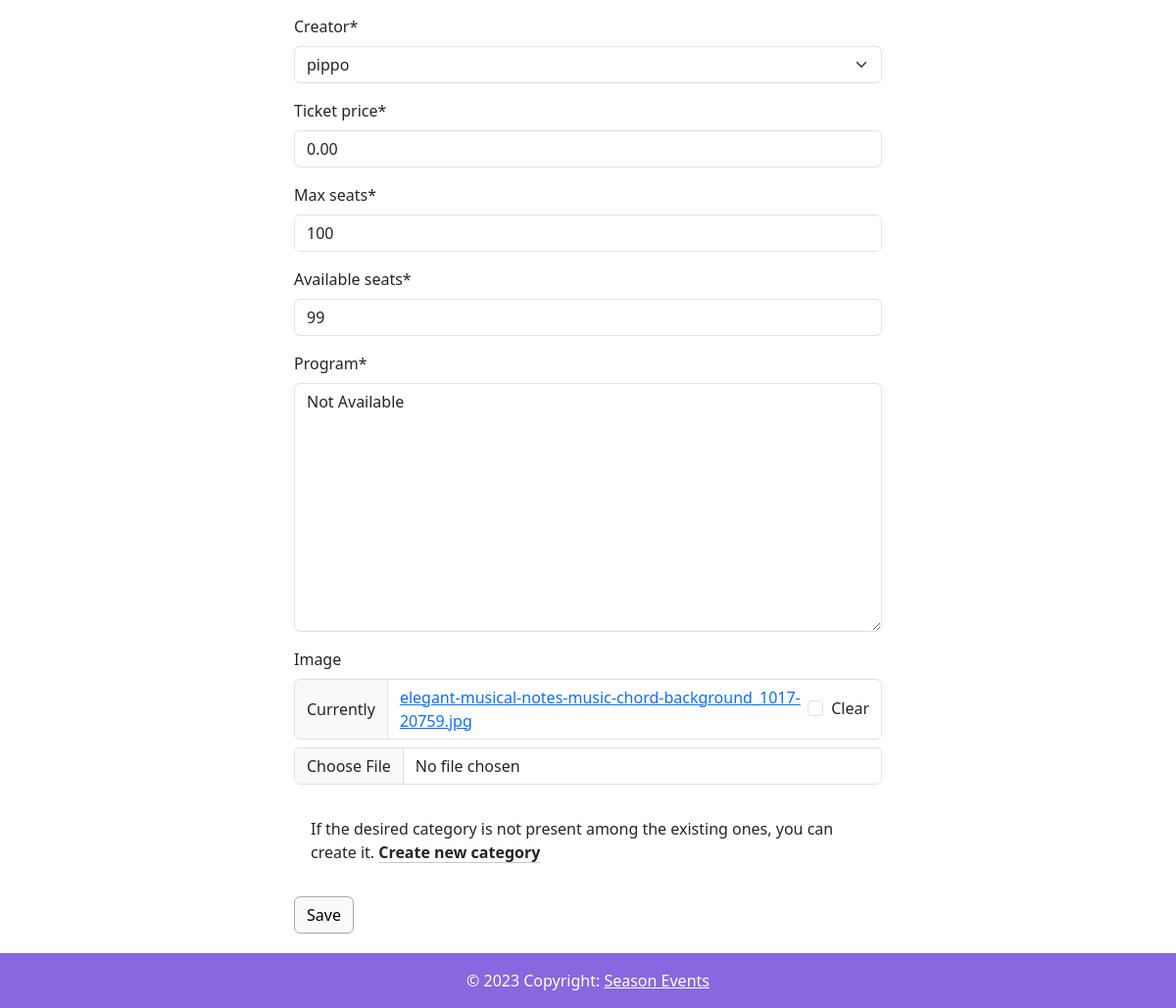
/modifyEvent/Festa della Musica (signed in, lower part), run on an earlier commit of the app's database.
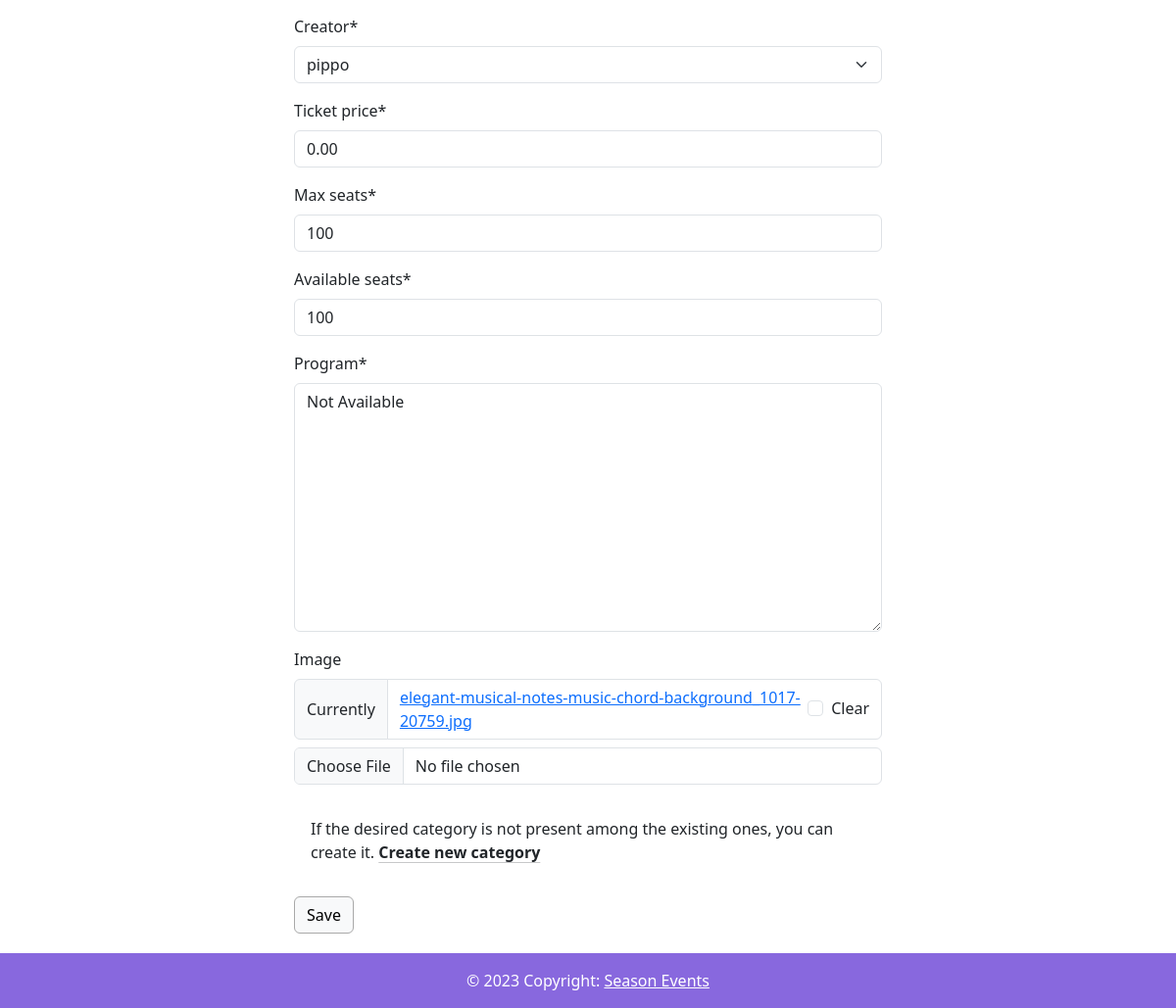
And on a later commit of the database.
### event/models.py (models this page shows, shortened)
class Event(models.Model):
    title = models.CharField(max_length=100, primary_key=True)
    description = models.TextField()
    date = models.DateField()
    time = models.TimeField(default=datetime.time)
    location = models.CharField(max_length=100)
    program = models.TextField(default='Not Available')
    ticket_price = models.DecimalField(max_digits=8, decimal_places=2, default=0)
    image = models.ImageField(upload_to=event_image_upload_path, null=True, blank=True)
    category = models.ManyToManyField('EventCategory')
    participants = models.ManyToManyField(User, related_name="events_participants")
    creator = models.ForeignKey(User, on_delete=models.CASCADE, related_name='events_created')
    max_seats = models.PositiveIntegerField()
    available_seats = models.PositiveIntegerField()

### event/views.py (the view)
# urls.py: path('modifyEvent/<str:title>', views.modify_event, name='modify_event'),
@login_required
def modify_event(request, title):
    event = get_object_or_404(Event, title=title)
    if request.user != event.creator:
        messages.error(request, "You are not authorized to modify this event.")
        return redirect('event:my_events')
    if request.method == 'POST':
        form = EventForm(request.POST, request.FILES, instance=event)
        if form.is_valid():
            form.save()
            return redirect('event:event_detail', title=event.title)
    else:
        form = EventForm(instance=event)
        return render(request, 'modify_event.html', {'form': form, 'event': event})

### event/forms.py
class EventForm(forms.ModelForm):
    class Meta:
        model = Event
        fields = ['title', 'description', 'date', 'time', 'location', 'category',
                  'creator', 'ticket_price', 'max_seats', 'available_seats', 'program', 'image']

### event/models.py (called while the page is built)
    def __str__(self):
        return self.name

### templates/modify_event.html (shortened to what this page needs)
{% extends "base.html" %}
{% load crispy_forms_filters %}
{% load crispy_forms_tags %}
{% block content %}
    <div class="d-flex justify-content-center">
        <form class="col-6 mb-3" method="POST">
            {{ form | crispy }}
            <div class="alert" role="alert">
                If the desired category is not present among the existing ones, you can create it.
                <a href="{% url 'event:category' %}" class="alert-link link-dark link-offset-2 link-underline-opacity-25
                    link-underline-opacity-100-hover"> Create new category</a>
            </div>
            <input class="btn btn-light" type="submit" style="border-color: darkgrey" value="Save">
        </form>
    </div>
{% endblock %}

What changed in the data, as far as the page shows it:
changed Event "pippo": available_seats "99" → "100"
